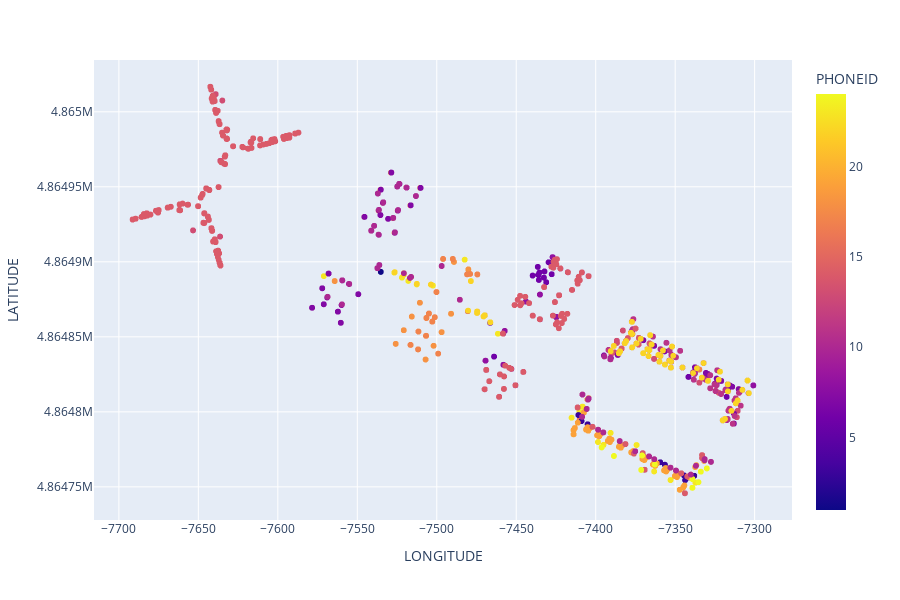

Notebook code cell kept with this figure:
### Markdown cell above
### SUbsetting per USERID

### Code cell
coord_plot = px.scatter(trainset, x = "LONGITUDE", y = "LATITUDE", color = "PHONEID")
coord_plot.show()

### Figure 1 — Plotly figure (JSON) as saved in the notebook; plotly's stock layout.template omitted (floating-point values rounded to 4 significant figures; data arrays with more than 128 entries replaced by an {"elided": "..."} marker saying what was removed)
{"data": [{"hoverlabel": {"namelength": 0}, "hovertemplate": "LONGITUDE=%{x}<br>LATITUDE=%{y}<br>PHONEID=%{marker.color}", "legendgroup": "", "marker": {"color": {"elided": "19937 int values"}, "coloraxis": "coloraxis", "symbol": "circle"}, "mode": "markers", "name": "", "showlegend": false, "type": "scattergl", "x": {"elided": "19937 float values"}, "xaxis": "x", "y": {"elided": "19937 float values"}, "yaxis": "y"}], "layout": {"coloraxis": {"colorbar": {"title": {"text": "PHONEID"}}, "colorscale": [[0, "#0d0887"], [0.1111, "#46039f"], [0.2222, "#7201a8"], [0.3333, "#9c179e"], [0.4444, "#bd3786"], [0.5556, "#d8576b"], [0.6667, "#ed7953"], [0.7778, "#fb9f3a"], [0.8889, "#fdca26"], [1, "#f0f921"]]}, "height": 600, "legend": {"tracegroupgap": 0}, "margin": {"t": 60}, "xaxis": {"anchor": "y", "domain": [0, 1], "title": {"text": "LONGITUDE"}}, "yaxis": {"anchor": "x", "domain": [0, 1], "title": {"text": "LATITUDE"}}}}
